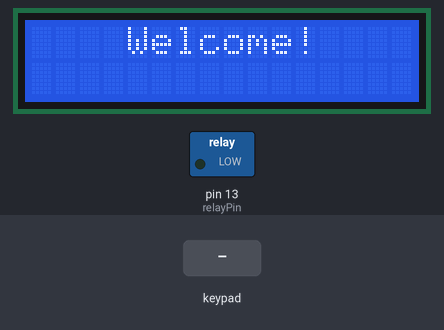
This sketch was run on a simulated Arduino Uno, built with avr-gcc and run on an emulated ATmega328P. Parts: 16×2 character LCD, switched loads named in the sketch (green lamp = pin HIGH). The test bench sets the inputs (shaded band).

Above: at 3.2 s.
3.3 s: keypad keys 1 2 3 4 5 6 # pressed 0.4 s apart
At 6.0 s:
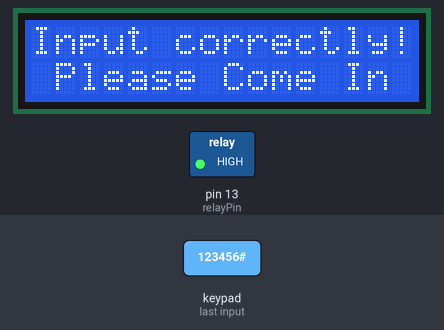
9.1 s: key '*' pressed
At 9.7 s:
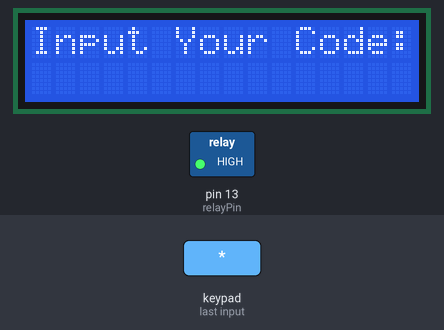
10.6 s: keypad keys 0 0 0 0 0 0 # pressed 0.4 s apart
At 13.9 s:
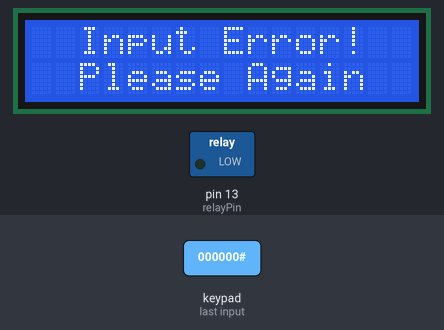
16.4 s: keypad keys 1 2 3 4 5 6 * pressed 0.4 s apart
At 19.3 s:
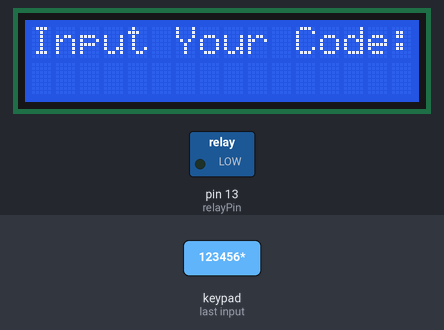
20.7 s: key '1' pressed
At 21.8 s:
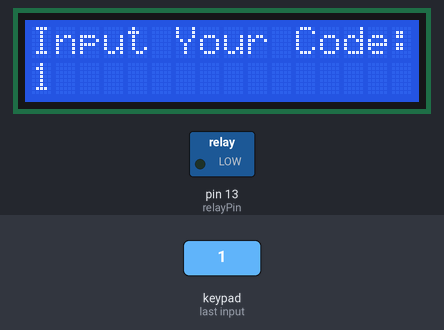
22.2 s: key '#' pressed
At 23.2 s:
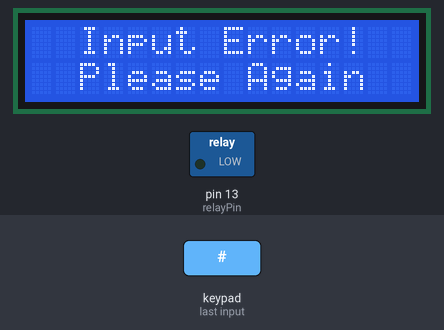
Timing chart, 0 to 25.2 s (numbered marks = the images above; inputs shaded):
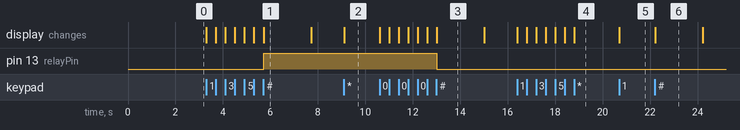

Measured:
- after the input at 3.3 s, pin 13 (relayPin): LOW → HIGH after 2.4 s; the display: first changes at once (image 1 shows a later state)
- after the input at 9.1 s, the display: changes at once (image 2)
- after the input at 10.6 s, pin 13 (relayPin): HIGH → LOW after 2.4 s; the display: first changes at once (image 3 shows a later state)
- after the input at 16.4 s, the display: first changes at once (image 4 shows a later state)
- after the input at 20.7 s, the display: changes at once (image 5)
- after the input at 22.2 s, the display: changes at once (image 6)
- what the display in image 1 shows lasts 2.0 s, from 5.7 s to 7.7 s

The sketch:

lock.ino
```cpp
#include <Keypad.h>
#include <LiquidCrystal.h>

LiquidCrystal lcd(0, 1, 2, 3, 4, 12);

#define relayPin 13

const byte ROWS = 4; //four rows
const byte COLS = 3; //four columns
//define the cymbols on the buttons of the keypads
char hexaKeys[ROWS][COLS] = {
  {'1','2','3'},
  {'4','5','6'},
  {'7','8','9'},
  {'*','0','#'}
};
byte rowPins[ROWS] = {11, 10, 9, 8}; //connect to the row pinouts of the keypad
byte colPins[COLS] = { 7, 6, 5}; //connect to the column pinouts of the keypad

int pos = 0;
char secretCode[6] = {'1', '2', '3', '4', '5', '6'};
char inputCode[6] = {'0', '0', '0', '0', '0', '0'};

//initialize an instance of class NewKeypad
Keypad customKeypad = Keypad( makeKeymap(hexaKeys), rowPins, colPins, ROWS, COLS);

void setup()
{
  lcd.begin(16, 2);
  pinMode(relayPin, OUTPUT);
  //Serial.begin(9600);
  lcd.setCursor(0,0);
  lcd.print("    Welcome!    ");
  delay(2000);
}
void loop()
{
  readKey();
}

void readKey()
{
  int correct = 0;
  int i;
  char customKey = customKeypad.getKey();
  if (customKey)
  {
    switch(customKey)
    {
      case '*':
        pos = 0;
        lcd.clear();
        lcd.setCursor(0,0);
        lcd.print("Input Your Code:");
      break;
      case '#':
        for(i = 0; i < 6; i++)
        {
          if(inputCode[i] == secretCode[i])
          {
            correct ++;
          }
        }
        if(correct == 6)
        {
          lcd.clear();
          lcd.setCursor(0, 0);
          lcd.print("Input correctly!");
          lcd.setCursor(0, 1);
          lcd.print(" Please Come In ");
          digitalWrite(relayPin, HIGH);
          delay(2000);
          lcd.clear();
          lcd.setCursor(0,0);
          lcd.print("    Welcome!    ");
        }
        else
        {
          lcd.clear();
          lcd.setCursor(0, 0);
          lcd.print("  Input Error!  ");
          lcd.setCursor(0, 1);
          lcd.print("  Please Again  ");
          digitalWrite(relayPin, LOW);
          delay(2000);
          lcd.clear();
          lcd.setCursor(0,0);
          lcd.print("    Welcome!    ");
        }
      break;
      default:
        inputCode[pos] = customKey;
        lcd.setCursor(pos,1);
        lcd.print(inputCode[pos]);
        pos ++;
    }
  }
}
```
